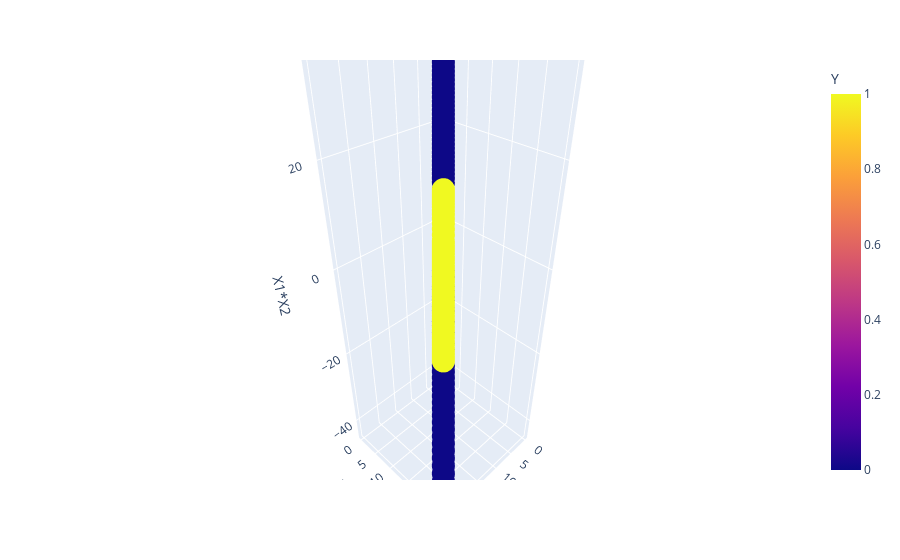

Here is the notebook cell this chart was saved with:
### Code cell
fig = px.scatter_3d(df, x='X1_square', y='X1_square', z='X1*X2',
              color='Y')
fig.show()

### Figure 1 — Plotly figure (JSON) as saved in the notebook; plotly's stock layout.template omitted (floating-point values rounded to 4 significant figures; data arrays with more than 128 entries replaced by an {"elided": "..."} marker saying what was removed)
{"data": [{"hovertemplate": "X1_square=%{y}<br>X1*X2=%{z}<br>Y=%{marker.color}<extra></extra>", "legendgroup": "", "marker": {"color": {"elided": "400 int values"}, "coloraxis": "coloraxis", "symbol": "circle"}, "mode": "markers", "name": "", "scene": "scene", "showlegend": false, "type": "scatter3d", "x": {"elided": "400 float values"}, "y": {"elided": "400 float values"}, "z": {"elided": "400 float values"}}], "layout": {"coloraxis": {"colorbar": {"title": {"text": "Y"}}, "colorscale": [[0, "#0d0887"], [0.1111, "#46039f"], [0.2222, "#7201a8"], [0.3333, "#9c179e"], [0.4444, "#bd3786"], [0.5556, "#d8576b"], [0.6667, "#ed7953"], [0.7778, "#fb9f3a"], [0.8889, "#fdca26"], [1, "#f0f921"]]}, "legend": {"tracegroupgap": 0}, "margin": {"t": 60}, "scene": {"domain": {"x": [0, 1], "y": [0, 1]}, "xaxis": {"title": {"text": "X1_square"}}, "yaxis": {"title": {"text": "X1_square"}}, "zaxis": {"title": {"text": "X1*X2"}}}}}
